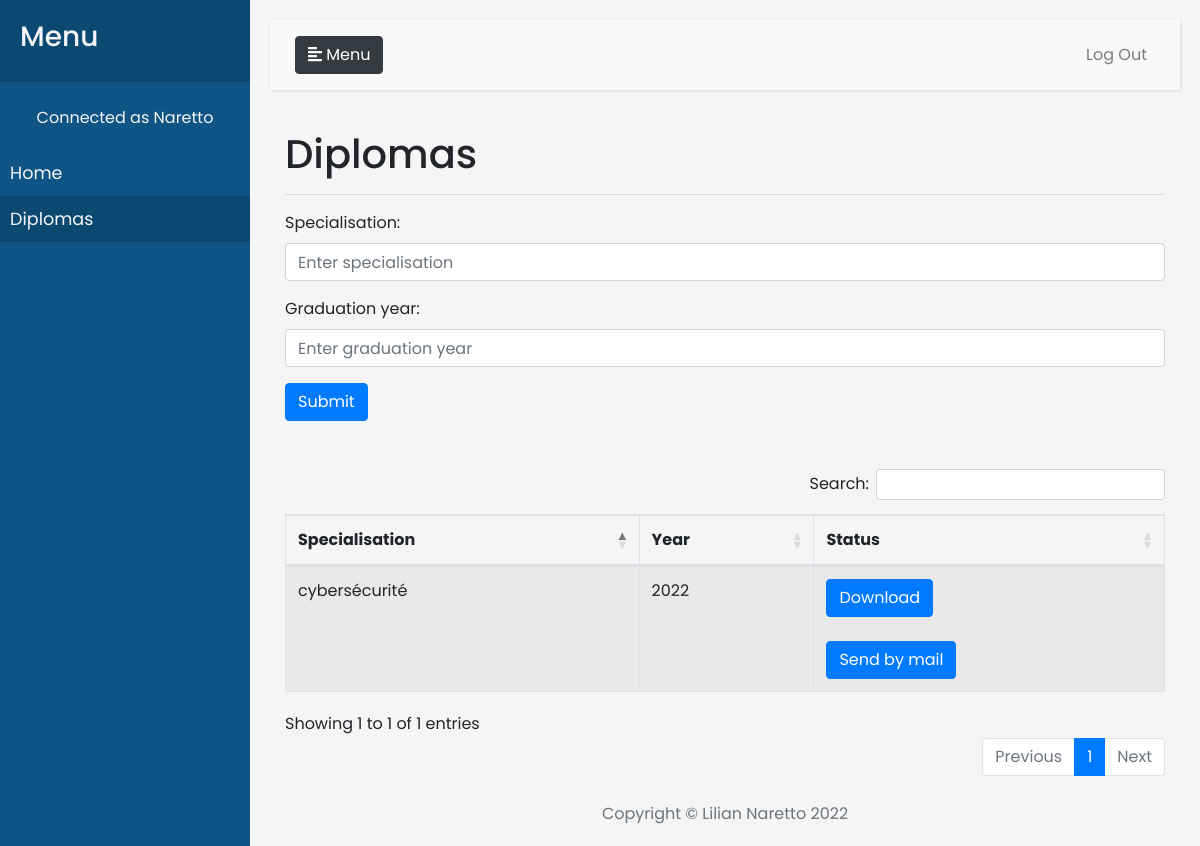
Page /diplomas (signed in) on the committed database.
### manager.py (models this page shows, shortened)
class User(UserMixin,db.Model):
    __tablename__ = 'user'
    id = db.Column('id',db.Integer,primary_key = True)
    name = db.Column('name',db.String(50))
    first_name = db.Column('first_name',db.String(50))
    password =db.Column('password',db.String(255))
    mail = db.Column('mail',db.String(255))
    admin = db.Column('admin',db.Integer)
    school = db.Column("school",db.String(255))

class Diploma(db.Model) :
    __tablename__ = 'diploma'
    _id = db.Column('id',db.Integer,primary_key = True)
    _id_user = db.Column(db.Integer, db.ForeignKey('user.id'))
    user_link = db.relationship("User")
    graduation_years = db.Column("graduation_years",db.String(8))
    specialisation =db.Column("specialisation",db.String(255))
    status = db.Column('status',db.Integer)# 0 : validé 1:refusé 2: en attente
    hash =db.Column('hash',db.String(255))

### app.py (the view)
@app.route("/diplomas",methods=['POST','GET'])
@login_required
def diploma():
    diploma=True
    if current_user.admin:
        return redirect('/admin')
    tab_diploma = user_diploma(current_user.id)
    if request.method == 'POST':
        if "certif" in request.form:
            diploma = {}
            diploma['id_user'] = current_user.id
            diploma['specialisation'] = request.form['specialisation']
            diploma['graduation_years'] = request.form['graduation_years']
            diploma['status'] = 2
            save_diploma(diploma)
            tab_diploma.append(diploma)
            return render_template('/User.html',diplomas = tab_diploma, n = len(tab_diploma),diploma=diploma,success="Diploma verification sent !")
        elif "download" in request.form:
            diplomaid = request.form["download"]
            diploma = Diploma.query.get(diplomaid)
            if diploma._id_user == current_user.id:
                return send_file(os.path.join(basedir, app.config['SEND_FOLDER'],'diploma_'+str(diploma._id)+".png"), as_attachment=True)
            else:
                return render_template('/User.html',diplomas = tab_diploma,n = len(tab_diploma),diploma=diploma,warning = "Error !")
        elif "mail" in request.form:
            diplomaid = request.form["mail"]
            diploma = Diploma.query.get(diplomaid)
            maildiploma(os.path.join(basedir, app.config['SEND_FOLDER'],'diploma_'+str(diploma._id)+".png"),current_user.mail)
            return render_template('/User.html',diplomas = tab_diploma,n = len(tab_diploma),diploma=diploma,success="Mail sent to "+current_user.mail+" !")
    else:
        return render_template('/User.html',diplomas = tab_diploma,n = len(tab_diploma),diploma=diploma)

### manager.py (called while the page is built)
@login_manager.user_loader
def load_user(user):
    return User.query.get(user)

def user_diploma(user_id):
    diplomas = []
    query_di = Diploma.query.filter_by(_id_user = user_id)
    for elem in query_di:
        diplomas.append(elem)
    return diplomas

### templates/user.html (shortened to what this page needs)
{% extends 'base.html' %}
{% block content %}
<h1>Diplomas</h1>
<hr>
<form method="POST">
    <div class="form-group">
            <label >Specialisation:</label>
            <input type="text" class="form-control" id="specialisation"  name="specialisation" placeholder="Enter specialisation">
    </div>
    <div class="form-group">
        <label >Graduation year:</label>
        <input type="number" min="1900" max="2099" class="form-control" id="graduation_years"  name="graduation_years" placeholder="Enter graduation year">
    </div>
    <button type="submit" class="btn btn-primary" name="certif" value="certif">Submit</button>
</form>
<br>
<br>
<table class="table display table-striped table-bordered">
        <thead>
          <tr>
            <th scope="col">Specialisation</th>
            <th scope="col">Year</th>
            <th scope="col">Status</th>
          </tr>
        </thead>
        <tbody>
            {% for diploma in diplomas %}
            <tr>
                <td>{{diploma.specialisation}}</td>
                <td>{{diploma.graduation_years}}</td>
                {%if diploma.status == 2 %}
                <td>Waiting</td>
                {%elif diploma.status == 0 %}
                <td>Refused</td>
                {%else%}
                    <td><form method="POST">
                      <button type="submit" class="btn btn-primary" name="download" value={{diploma._id}}>Download</button>
                  </form>
                  <br>
                  <form method="POST">
                    <button type="submit" class="btn btn-primary" name="mail" value={{diploma._id}}>Send by mail</button>
                </form></td>
                {%endif%}
            </tr>
            {%endfor%}
        </tbody>
      </table>
{% endblock%}

### templates/base.html (shortened to what this page needs)
<!DOCTYPE html>
<html lang="en">
    <head>
        <link rel="stylesheet" href="https://cdnjs.cloudflare.com/ajax/libs/font-awesome/4.7.0/css/font-awesome.min.css">
        <link rel="stylesheet" href="https://stackpath.bootstrapcdn.com/bootstrap/4.3.1/css/bootstrap.min.css">
        <link rel="stylesheet" href="https://cdn.jsdelivr.net/npm/bootstrap@4.5.3/dist/css/bootstrap.min.css">
        <link rel="stylesheet" href="https://cdn.datatables.net/1.10.25/css/dataTables.bootstrap4.min.css">
        <link rel="stylesheet" href="https://cdn.datatables.net/buttons/1.7.1/css/buttons.dataTables.min.css">
        <link rel="stylesheet" type="text/css" href="{{ url_for('static', filename='css/style.css') }}">
    </head>
    <body>
        <div class="wrapper">
            <nav id="sidebar" aria-label="navigation">
                <div class="sidebar-header">
                    <h3>Menu</h3>
                </div>
                <br>
                {% if current_user.is_authenticated %}<div style="text-align: center;" >Connected as {{current_user.name}}</div>{% endif %}
                <ul class="list-unstyled components">
                    <li {% if home %} class="active" {% endif %}>
                        <a class="nav-link" href="{{ url_for('home') }}">Home</a>
                    </li>
                    {% if current_user.is_authenticated %}
                    {% if not current_user.admin %}
                    <li {% if diploma %} class="active" {% endif %}>
                        <a class="nav-link" href="{{ url_for('diploma') }}">Diplomas</a>
                    </li>
                    {% endif %}
                    {% endif %}
                </ul>
            </nav>
            <div id="content">
                <nav class="navbar navbar-expand-lg navbar-light">
                    <div class="container-fluid">
                        <button type="button" id="sidebarCollapse" class="btn btn-dark">
                            <em class="fas fa-align-left"></em>
                            <span>Menu</span>
                        </button>
                        <div class="collapse navbar-collapse justify-content-end" id="navbarSupportedContent">
                            <ul class="nav navbar-nav ml-auto">
                                {% if current_user.is_authenticated %}
                                <li class="nav-item">
                                    <a class="nav-link" href="{{ url_for('logout') }}">Log Out</a>
                                </li>
                                {% endif %}
                            </ul>
                        </div>
                    </div>
                </nav>
                <div class="container-fluid">
                    {% block content%}
                    {% endblock %}
                </div>
                <br>
                <footer class="footer text-center">
                    <div class="container">
                        <span class="text-muted">Copyright &copy; Lilian Naretto 2022</span>
                    </div>
                </footer>
            </div>
        </div>
    </body>
</html>

### static/css/style.css (style rules this page uses)
html { scroll-behavior:smooth; }
body { font-family: 'Poppins', sans-serif; background: #f5f5f5; }
a, a:hover, a:focus { color: inherit; text-decoration: none; transition: all 0.3s; }
.navbar { padding: 15px 10px; background: #f9f9f9; border: none; border-radius: 0; margin-bottom: 40px; box-shadow: 1px 1px 3px rgba(0, 0, 0, 0.1); }
.wrapper { display: flex; width: 100%; align-items: stretch; }
#sidebar { min-width: 250px; max-width: 250px; background: #0E5484; color: #f5f5f5; transition: all 0.3s; }
#sidebar .sidebar-header { padding: 20px; background: #0c4972; }
#sidebar ul.components { padding: 20px 0; }
#sidebar ul li a { padding: 10px; font-size: 1.1em; display: block; }
#sidebar ul li.active>a, a[aria-expanded="true"] { color: #f5f5f5; background: #0c4972; }
#content { width: 100%; padding: 20px; min-height: 100vh; transition: all 0.3s; }
@media (min-width: 992px) { #navbarSupportedContent .nav-item { margin-left: 3rem; } }

### rows in the picture
User: name "Naretto"
Diploma: specialisation "cybersécurité", graduation_years "2022", {{ diploma._id }} 1 (drawn)
